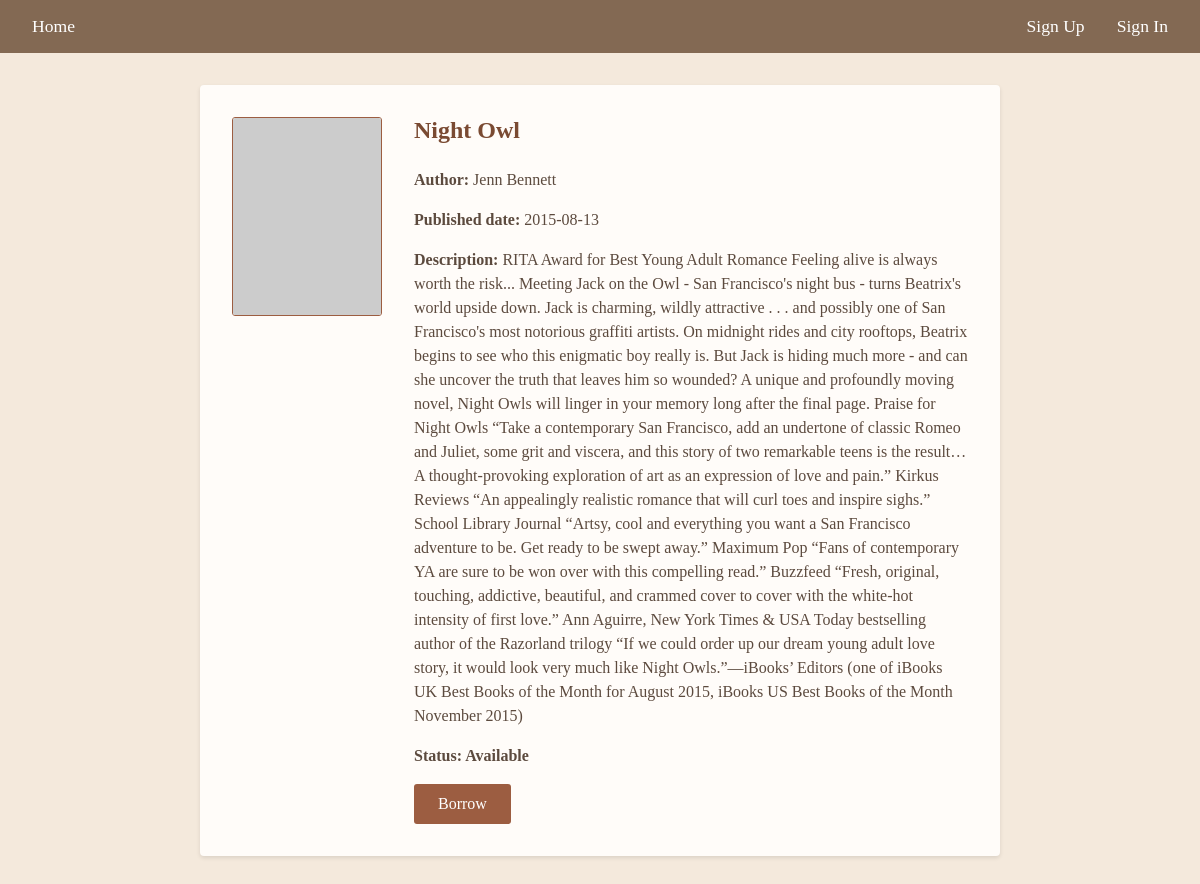
The page /Night Owl on the database its author committed.
### tables this page shows
CREATE TABLE book (
            Bookid VARCHAR(255) NOT NULL PRIMARY KEY,
            Title CHAR(25) NOT NULL,
            Author CHAR(25),
            Status INTEGER(25),
            Description TEXT,
            Date TEXT,
            Img TEXT,
            Fine INT
            );

### main.py (the view, shortened to what this page needs)
@app.route("/<bookname>",methods=['GET', 'POST'])
def bookpage(bookname):
    print(bookname)
    data=table.fetchdata(bookname=bookname)
    name=table.findname()
    try:
        data=list(data)
        name=list(name)
    except:
        pass
    print(data)
    if data:
        form = Borrow()
        f2=Return()
        check=table.Signedin()
        if check:
            fin=table.checkusid()
            if fin:
                return render_template("book.html",data=data,name=name[0],form1=f2)
            return render_template("book.html",data=data,form=form,name=name[0])
        else:
            return render_template("book.html",data=data,form=form)
    else:
        return render_template('booknotfound.html')

### forms.py
class Borrow(FlaskForm):
    borrow = SubmitField('Borrow')

class Return(FlaskForm):
    rturn = SubmitField('Return')

### tableaction.py (called while the page is built)
    @contextmanager
    def _get_connection(self):
        conn = None
        try:
            conn = sqlite3.connect('mydatabase.db', timeout=10)
            conn.execute("PRAGMA busy_timeout = 5000")  # 5 second timeout
            yield conn
        except sqlite3.Error as e:
            print(f"Database error: {e}")
            raise
        finally:
            if conn:
                conn.close()

    def fetchdata(self,bookname:str):
       with self._get_connection() as conn:
            cursor = conn.cursor()
            cursor.execute("""
            SELECT * FROM book
            WHERE Title = ?
            """, (bookname,))
            row = cursor.fetchone()
            conn.close()
            if row:
                self.bid=row[0]
                print(self.bid)
                return row
            else:
                return False

    def findname(self):
        with self._get_connection() as conn:
            cursor = conn.cursor()
            cursor.execute("""
                SELECT First_Name FROM user
                WHERE Userid = ?
                """, (self.i,))
            name = cursor.fetchone()
            return name

    def Signedin(self):
        return self.signedin

### templates/book.html (shortened to what this page needs)
<!DOCTYPE html>
<html lang="en">
<head>
</head>
<body>
    <nav>
        <a href="{{ url_for('home') }}" class="home-link">Home</a>
        <div class="auth-links">
            {% if name %}
            <a href="{{url_for('profile',username=name)}}" class="welcome-text">{{name}}</a>
            {% else %}
                <a href="{{ url_for('signup') }}">Sign Up</a>
                <a href="{{ url_for('signin') }}">Sign In</a>
            {% endif %}
        </div>
    </nav>
    <div class="book-container">
        <div class="book-cover">
            <img
                src={{data[6]}}
                alt="{{ data[1] }} Cover"
                onerror="this.onerror=null; this.src='https://via.placeholder.com/150x200?text=No+Cover';"
            >
        </div>
        <div class="book-details">
            <h1 class="book-title">{{ data[1] }}</h1>
            <p><strong>Author:</strong> {{ data[2] }}</p>
            <p><strong>Published date:</strong> {{ data[5] }}</p>
            <p><strong>Description:</strong> {{ data[4] }}</p>
            {% if form1 %}
                <form method="POST">
                    {{ form1.hidden_tag() }}
                    {{ form1.rturn(class="btn btn-primary") }}
                </form>
            {% else %}
                {% if data[3]==0 %}
                <p class="status-available">Status: Available</p>
                <form method="POST">
                    {{ form.borrow(class="btn btn-primary") }}
                </form>
                {% else %}
                    <p>Status:unavailable</p>
                {% endif %}
            {% endif %}
        </div>
    </div>
</body>
</html>

### templates/book.html (style rules this page uses)
* { margin: 0; padding: 0; box-sizing: border-box; font-family: 'Georgia', serif; }
body { background-color: #F4E9DC; min-height: 100vh; }
nav { background-color: #836953; padding: 1rem 2rem; display: flex; justify-content: space-between; align-items: center; }
.home-link { color: #FFFFFF; text-decoration: none; font-size: 1.1rem; transition: color 0.3s ease; }
.auth-links { display: flex; gap: 2rem; align-items: center; }
.auth-links a { color: #FFFFFF; text-decoration: none; font-size: 1.1rem; transition: color 0.3s ease; }
.book-container { max-width: 800px; margin: 2rem auto; padding: 2rem; background-color: #FFFCF9; border-radius: 4px; box-shadow: 0 2px 4px rgba(0,0,0,0.1); display: flex; gap: 2rem; }
.book-cover img { width: 150px; height: auto; border: 1px solid #9C5D41; border-radius: 3px; }
.book-details { flex: 1; }
.book-details p { margin-bottom: 1rem; color: #5C4A3E; line-height: 1.5; }
.book-title { font-size: 1.5rem; font-weight: bold; color: #7A4A32; margin-bottom: 1.5rem; }
.btn-primary { background-color: #9C5D41; color: white; padding: 0.7rem 1.5rem; border: none; border-radius: 3px; cursor: pointer; font-size: 1rem; transition: background-color 0.3s ease; }
.status-available { color: #2E8B57; font-weight: bold; }

### rows shown on the page
book: Title "Night Owl", Author "Jenn Bennett", Date "2015-08-13", Description "RITA Award for Best Young Adult Romance Feeling alive is always worth the risk... Meeting Jack on the Owl - San Francisco's night bus - turns Beatrix's world upside down. Jack is charming, wildly attractive . . . and possibly one of San Francisco's most notorious graffiti artists. On midnight rides and city rooftops, Beatrix begins to see who this enigmatic boy really is. But Jack is hiding much more - and can she uncover the truth that leaves him so wounded? A unique and profoundly moving novel, Night Owls will linger in your memory long after the final page. Praise for Night Owls “Take a contemporary San Francisco, add an undertone of classic Romeo and Juliet, some grit and viscera, and…"
